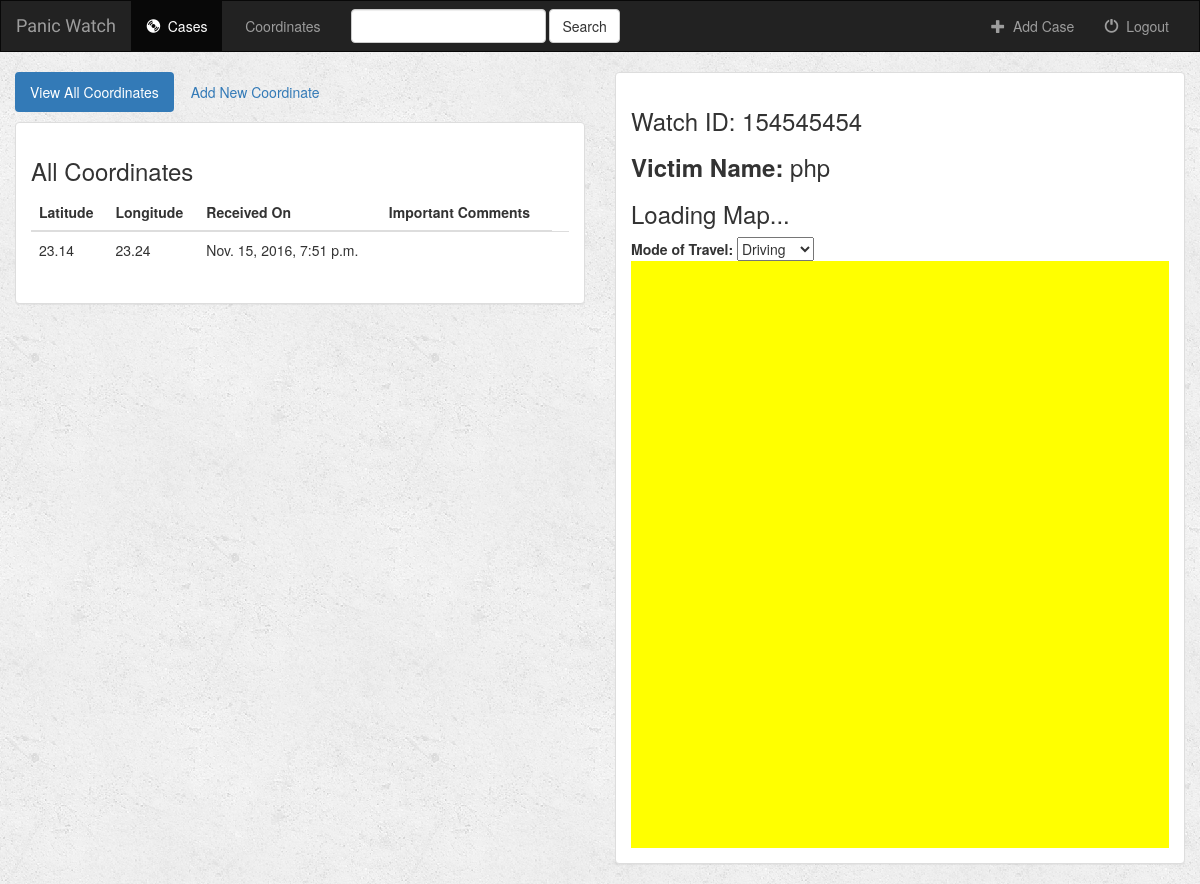
/case/4/ (signed in), run on an earlier commit of the app's database.
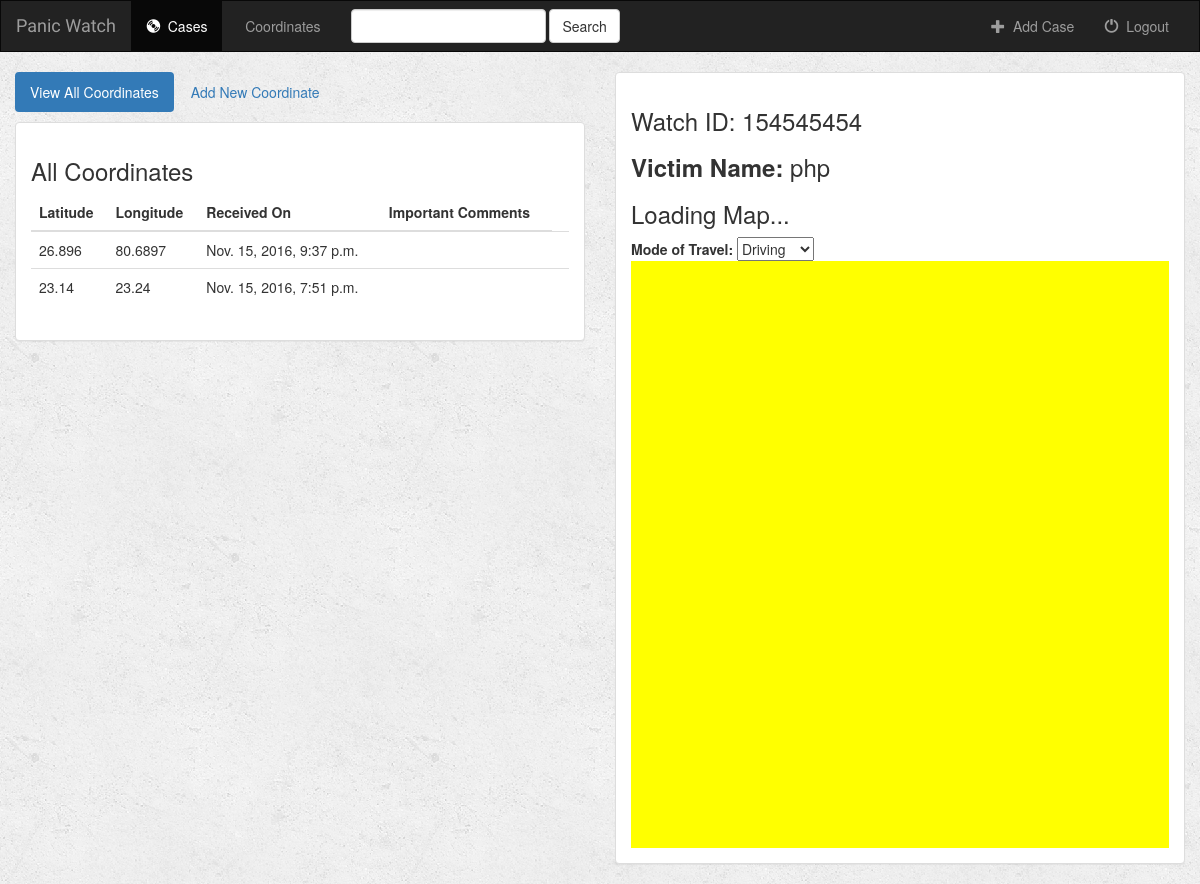
And on a later commit of the database.
### case/models.py (models this page shows)
class Coordinate(models.Model):  # to store coordinates corresponding to a case
    case = models.ForeignKey(Case, on_delete=models.CASCADE)  # case will be a Foreign key for Coordinates
    latitude = models.CharField(max_length=250)
    longitude = models.CharField(max_length=250)
    date_created = models.DateTimeField(default=datetime.datetime.now)
    is_favorite = models.BooleanField(default=False)
    def __str__(self):
        return self.latitude + '-' + self.longitude

### case/views.py (the view)
# urls.py: url(r'^(?P<case_id>[0-9]+)/$', views.detail, name='detail'),
def detail(request, case_id):
    if not request.user.is_authenticated():
        return render(request, 'case/login.html')
    else:
        user = request.user
        case = get_object_or_404(Case, pk=case_id)
        coord_arr = case.coordinate_set.all().order_by('-date_created')
        return render(request, 'case/detail.html', {'case': case, 'coord_arr': coord_arr, 'user': user, 'first_coord': coord_arr[0]}) # we need to pass case for watch_id and victim name

### case/models.py (called while the page is built)
    def __str__(self):
        return self.watch_id + ' - ' + self.victim_name

### case/templates/case/detail.html (shortened to what this page needs)
{% extends 'case/base.html' %}
{% block cases_active %}active{% endblock %}
{% block body %}
<div class="container-fluid coordinates-container">
    <div class="row">
        <div class="col-md-6">
            <ul class="nav nav-pills" style="margin-bottom: 10px;">
                <li role="presentation" class="active"><a href="{% url 'case:detail' case.id %}">View All Coordinates</a></li>
                <li role="presentation"><a href="{% url 'case:create_coordinate' case.id %}">Add New Coordinate</a></li>
            </ul>
            <div class="panel panel-default">
                <div class="panel-body">
                    <h3>All Coordinates</h3>
                    <table class="table">
                        <thead>
                        <tr>
                            <th>Latitude</th>
                            <th>Longitude</th>
                            <th>Received On</th>
                            <th>Important Comments</th>
                        </tr>
                        </thead>
                        <tbody>
                        {% for coord_ in coord_arr %}
                            <tr>
                                <td>{{ coord_.latitude }}</td>
                                <td>{{ coord_.longitude }}</td>
                                <td>{{ coord_.date_created }}</td>
                                <td>
                                </td>
                                <td>
                                </td>
                            </tr>
                        {% endfor %}
                        </tbody>
                    </table>
                </div>
            </div>
        </div>
        <div class="col-md-6">
            <div class="panel panel-default">
                <div class="panel-body">
                    <h3>
                        Watch ID: {{ case.watch_id }} <br>
                    </h3>
                    <h3>
                        <b>Victim Name: </b>{{ case.victim_name }}
                    </h3>
                    <h3>Loading Map...</h3>
                    {% include 'case/map.html' %}
                </div>
            </div>
        </div>
    </div>
</div>
{% endblock %}

What changed in the data, as far as the page shows it:
added Coordinate: latitude "26.896", longitude "80.6897", date_created "Nov. 15, 2016, 9:37 p.m."
